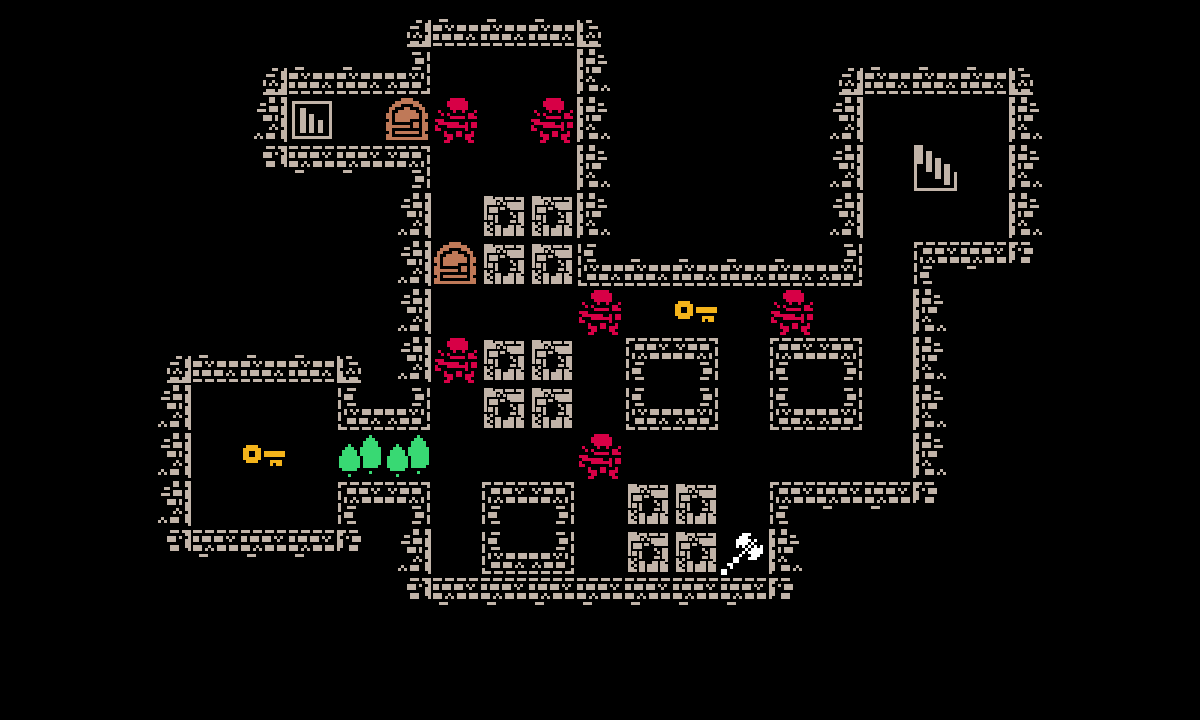

Tiled map render using the project's own tile images. Description and the map definition, with tile-layer contents summarised, below:
An orthogonal 25x15 tile map with 48x48 px tiles, 1 tile layer (Tile Layer 1).

<map version="1.2" tiledversion="1.2.4" orientation="orthogonal" renderorder="right-down" width="25" height="15" tilewidth="48" tileheight="48" infinite="0" nextlayerid="2" nextobjectid="1">
 <tileset firstgid="1" source="TileSet.tsx" />
 <layer id="1" name="Tile Layer 1" width="25" height="15">
  <data>[375 cells, 117 non-empty, 20 distinct tile ids]</data>
 </layer>
</map>
